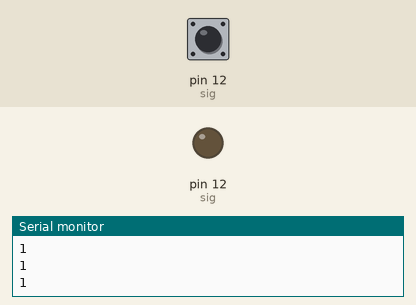
A program run on a simulated Arduino Uno, built with avr-gcc and run on an emulated ATmega328P. Parts: output pins drawn as LEDs (lit = HIGH), the last lines printed to the serial monitor. Inputs (shaded band) come from the test bench; at power-on: pin 12 (sig) HIGH.

Above: at 1.8 s.
1.9 s: pin 12 (sig) pulled LOW for 3.2 s
At 3.5 s:
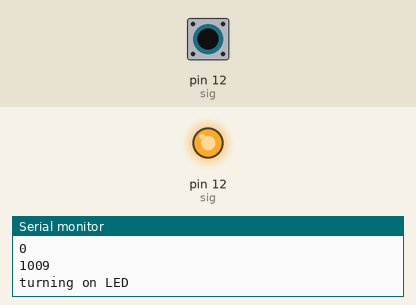
6.6 s: pin 12 (sig) pulled LOW for 0.6 s
8.7 s: pin 12 (sig) pulled LOW for 1 s
Timing chart, 0 to 11.7 s (numbered marks = the images above; inputs shaded):
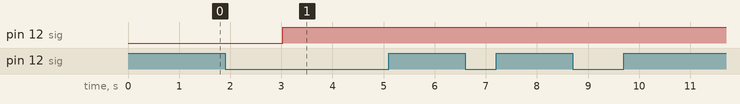

The program:

main.cpp
```cpp
#include <Arduino.h>

int sig = 12;
unsigned long timestart;
unsigned long timepassed;

void setup()
{
  // put your setup code here, to run once:
  Serial.begin(9600);
  pinMode(sig, INPUT_PULLUP);
}

void loop()
{
  // put your main code here, to run repeatedly:
  int sigstate = digitalRead(sig);
  Serial.println(sigstate);
  timestart = millis();
  while (sigstate == 0)
  {
    sigstate = digitalRead(sig);
    Serial.println(sigstate);
    timepassed = millis() - timestart;
    Serial.println(timepassed);
    if (timepassed > 1000)
    {
      Serial.println("turning on LED");
      timepassed = 0;
      pinMode(sig, OUTPUT);
      digitalWrite(sig, HIGH);
      delay(1000);
      pinMode(sig, INPUT_PULLUP);
      while(sigstate == 0){
        sigstate = digitalRead(sig);
      }
    }
  }
  delay(500);
}
```

Measured:
- after the input at 1.9 s, pin 12 (sig): LOW → HIGH after 1.1 s
